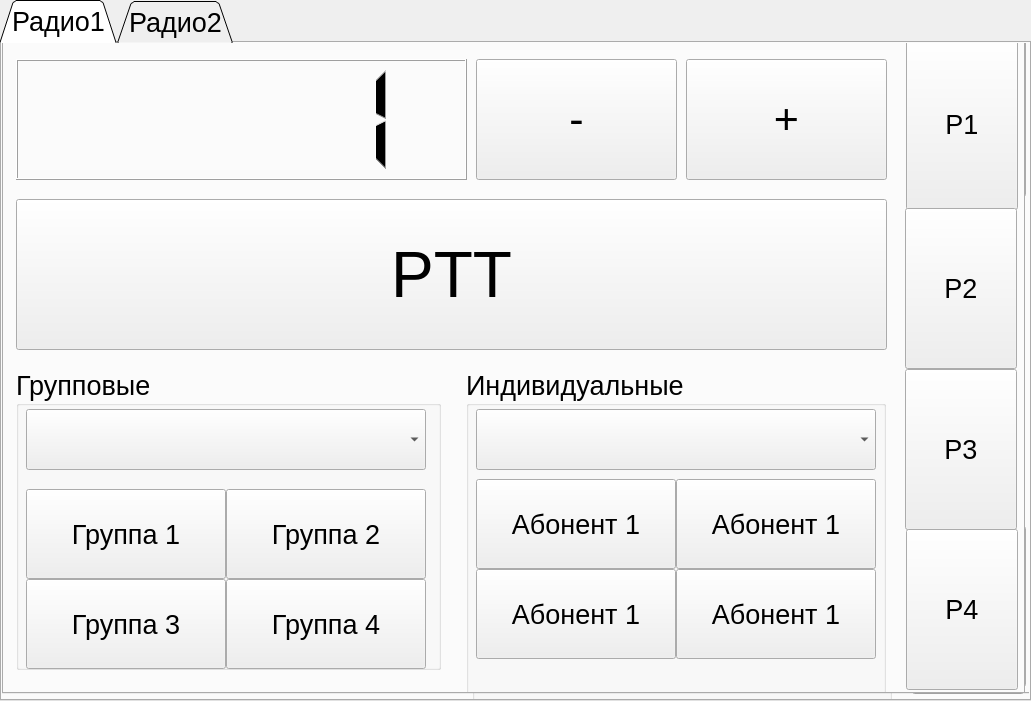
     <widget class="QTabWidget" name="tabWidget_2">
      <property name="geometry">
       <rect>
        <x>0</x>
        <y>-40</y>
        <width>1031</width>
        <height>701</height>
       </rect>
      </property>
      <property name="font">
       <font>
        <pointsize>20</pointsize>
       </font>
      </property>
      <property name="tabPosition">
       <enum>QTabWidget::TabPosition::North</enum>
      </property>
      <property name="tabShape">
       <enum>QTabWidget::TabShape::Triangular</enum>
      </property>
      <property name="currentIndex">
       <number>0</number>
      </property>
      <widget class="QWidget" name="tab_3">
       <attribute name="title">
        <string>Радио1</string>
       </attribute>
       <widget class="QLCDNumber" name="lcdNumber_2">
        <property name="geometry">
         <rect>
          <x>20</x>
          <y>20</y>
          <width>451</width>
          <height>121</height>
         </rect>
        </property>
        <property name="font">
         <font>
          <pointsize>11</pointsize>
          <italic>false</italic>
          <bold>false</bold>
         </font>
        </property>
        <property name="segmentStyle">
         <enum>QLCDNumber::SegmentStyle::Filled</enum>
        </property>
        <property name="intValue" stdset="0">
         <number>1</number>
        </property>
       </widget>
       <widget class="QPushButton" name="pushButton_16">
        <property name="geometry">
         <rect>
          <x>20</x>
          <y>160</y>
          <width>871</width>
          <height>151</height>
         </rect>
        </property>
        <property name="font">
         <font>
          <pointsize>48</pointsize>
         </font>
        </property>
        <property name="text">
         <string>PTT</string>
        </property>
       </widget>
       <widget class="QPushButton" name="pushButton_17">
        <property name="geometry">
         <rect>
          <x>480</x>
          <y>20</y>
          <width>201</width>
          <height>121</height>
         </rect>
        </property>
        <property name="font">
         <font>
          <pointsize>32</pointsize>
         </font>
        </property>
        <property name="text">
         <string>-</string>
        </property>
       </widget>
       <widget class="QPushButton" name="pushButton_18">
        <property name="geometry">
         <rect>
          <x>690</x>
          <y>20</y>
          <width>201</width>
          <height>121</height>
         </rect>
        </property>
        <property name="font">
         <font>
          <pointsize>32</pointsize>
         </font>
        </property>
        <property name="text">
         <string>+</string>
        </property>
       </widget>
       <widget class="QPushButton" name="pushButton_19">
        <property name="geometry">
         <rect>
          <x>910</x>
          <y>0</y>
          <width>112</width>
          <height>161</height>
         </rect>
        </property>
        <property name="text">
         <string>P1</string>
        </property>
       </widget>
       <widget class="QPushButton" name="pushButton_20">
        <property name="geometry">
         <rect>
          <x>909</x>
          <y>159</y>
          <width>112</width>
          <height>171</height>
         </rect>
        </property>
        <property name="text">
         <string>P2</string>
        </property>
       </widget>
       <widget class="QPushButton" name="pushButton_21">
        <property name="geometry">
         <rect>
          <x>909</x>
          <y>330</y>
          <width>112</width>
          <height>161</height>
         </rect>
        </property>
        <property name="text">
         <string>P3</string>
        </property>
       </widget>
       <widget class="QPushButton" name="pushButton_22">
        <property name="geometry">
         <rect>
          <x>910</x>
          <y>490</y>
          <width>112</width>
          <height>161</height>
         </rect>
        </property>
        <property name="text">
         <string>P4</string>
        </property>
       </widget>
       <widget class="QGroupBox" name="groupBox_3">
        <property name="geometry">
         <rect>
          <x>20</x>
          <y>330</y>
          <width>425</width>
          <height>301</height>
         </rect>
        </property>
        <property name="title">
         <string>Групповые </string>
        </property>
        <widget class="QComboBox" name="comboBox_3">
         <property name="geometry">
          <rect>
           <x>10</x>
           <y>40</y>
           <width>400</width>
           <height>61</height>
          </rect>
         </property>
        </widget>
        <widget class="QPushButton" name="pushButton_23">
         <property name="geometry">
          <rect>
           <x>10</x>
           <y>120</y>
           <width>200</width>
           <height>90</height>
          </rect>
         </property>
         <property name="text">
          <string>Группа 1</string>
         </property>
        </widget>
        <widget class="QPushButton" name="pushButton_24">
         <property name="geometry">
          <rect>
           <x>210</x>
           <y>120</y>
           <width>200</width>
           <height>90</height>
          </rect>
         </property>
         <property name="text">
          <string>Группа 2</string>
         </property>
        </widget>
        <widget class="QPushButton" name="pushButton_25">
         <property name="geometry">
          <rect>
           <x>10</x>
           <y>210</y>
           <width>200</width>
           <height>90</height>
          </rect>
         </property>
         <property name="text">
          <string>Группа 3</string>
         </property>
        </widget>
        <widget class="QPushButton" name="pushButton_26">
         <property name="geometry">
          <rect>
           <x>210</x>
           <y>210</y>
           <width>200</width>
           <height>90</height>
          </rect>
         </property>
         <property name="text">
          <string>Группа 4</string>
         </property>
        </widget>
       </widget>
       <widget class="QGroupBox" name="groupBox_4">
        <property name="geometry">
         <rect>
          <x>470</x>
          <y>330</y>
          <width>420</width>
          <height>330</height>
         </rect>
        </property>
        <property name="title">
         <string>Индивидуальные</string>
        </property>
        <widget class="QComboBox" name="comboBox_4">
         <property name="geometry">
          <rect>
           <x>10</x>
           <y>40</y>
           <width>400</width>
           <height>61</height>
          </rect>
         </property>
        </widget>
        <widget class="QPushButton" name="pushButton_27">
         <property name="geometry">
          <rect>
           <x>10</x>
           <y>110</y>
           <width>200</width>
           <height>90</height>
          </rect>
         </property>
         <property name="text">
          <string>Абонент 1</string>
         </property>
        </widget>
        <widget class="QPushButton" name="pushButton_28">
         <property name="geometry">
          <rect>
           <x>210</x>
           <y>110</y>
           <width>200</width>
           <height>90</height>
          </rect>
         </property>
         <property name="text">
          <string>Абонент 1</string>
         </property>
        </widget>
        <widget class="QPushButton" name="pushButton_29">
         <property name="geometry">
          <rect>
           <x>210</x>
           <y>200</y>
           <width>200</width>
           <height>90</height>
          </rect>
         </property>
         <property name="text">
          <string>Абонент 1</string>
         </property>
        </widget>
        <widget class="QPushButton" name="pushButton_30">
         <property name="geometry">
          <rect>
           <x>10</x>
           <y>200</y>
           <width>200</width>
           <height>90</height>
          </rect>
         </property>
         <property name="text">
          <string>Абонент 1</string>
         </property>
        </widget>
       </widget>
       <widget class="QTabWidget" name="tabWidget_3">
        <property name="geometry">
         <rect>
          <x>0</x>
          <y>-50</y>
          <width>1031</width>
          <height>701</height>
         </rect>
        </property>
        <property name="font">
         <font>
          <pointsize>20</pointsize>
         </font>
        </property>
        <property name="tabPosition">
         <enum>QTabWidget::TabPosition::North</enum>
        </property>
        <property name="tabShape">
         <enum>QTabWidget::TabShape::Triangular</enum>
        </property>
        <property name="currentIndex">
         <number>0</number>
        </property>
        <widget class="QWidget" name="tab_17">
         <attribute name="title">
          <string>Радио1</string>
         </attribute>
         <widget class="QLCDNumber" name="lcdNumber_11">
          <property name="geometry">
           <rect>
            <x>20</x>
            <y>20</y>
            <width>451</width>
            <height>121</height>
           </rect>
          </property>
          <property name="font">
           <font>
            <pointsize>11</pointsize>
            <italic>false</italic>
            <bold>false</bold>
           </font>
          </property>
          <property name="segmentStyle">
           <enum>QLCDNumber::SegmentStyle::Filled</enum>
          </property>
          <property name="intValue" stdset="0">
           <number>1</number>
          </property>
         </widget>
         <widget class="QPushButton" name="pushButton_124">
          <property name="geometry">
           <rect>
            <x>20</x>
            <y>160</y>
            <width>871</width>
            <height>151</height>
           </rect>
          </property>
          <property name="font">
           <font>
            <pointsize>48</pointsize>
           </font>
          </property>
          <property name="text">
           <string>PTT</string>
          </property>
         </widget>
         <widget class="QPushButton" name="pushButton_125">
          <property name="geometry">
           <rect>
            <x>480</x>
            <y>20</y>
            <width>201</width>
            <height>121</height>
           </rect>
          </property>
          <property name="font">
           <font>
            <pointsize>32</pointsize>
           </font>
          </property>
          <property name="text">
           <string>-</string>
          </property>
         </widget>
         <widget class="QPushButton" name="pushButton_126">
          <property name="geometry">
           <rect>
            <x>690</x>
            <y>20</y>
            <width>201</width>
            <height>121</height>
           </rect>
          </property>
          <property name="font">
           <font>
            <pointsize>32</pointsize>
           </font>
          </property>
          <property name="text">
           <string>+</string>
          </property>
         </widget>
         <widget class="QPushButton" name="pushButton_127">
          <property name="geometry">
           <rect>
            <x>910</x>
            <y>0</y>
            <width>112</width>
            <height>161</height>
           </rect>
          </property>
          <property name="text">
           <string>P1</string>
          </property>
         </widget>
         <widget class="QPushButton" name="pushButton_128">
          <property name="geometry">
           <rect>
            <x>909</x>
            <y>159</y>
            <width>112</width>
            <height>171</height>
           </rect>
          </property>
          <property name="text">
           <string>P2</string>
          </property>
         </widget>
         <widget class="QPushButton" name="pushButton_129">
          <property name="geometry">
           <rect>
            <x>909</x>
            <y>330</y>
            <width>112</width>
            <height>161</height>
           </rect>
          </property>
          <property name="text">
           <string>P3</string>
          </property>
         </widget>
         <widget class="QPushButton" name="pushButton_130">
          <property name="geometry">
           <rect>
            <x>910</x>
            <y>490</y>
            <width>112</width>
            <height>161</height>
           </rect>
          </property>
          <property name="text">
           <string>P4</string>
          </property>
         </widget>
         <widget class="QGroupBox" name="groupBox_17">
          <property name="geometry">
           <rect>
            <x>20</x>
            <y>330</y>
            <width>425</width>
            <height>301</height>
           </rect>
          </property>
          <property name="title">
           <string>Групповые </string>
          </property>
          <widget class="QComboBox" name="comboBox_17">
           <property name="geometry">
            <rect>
             <x>10</x>
             <y>40</y>
             <width>400</width>
             <height>61</height>
            </rect>
           </property>
          </widget>
          <widget class="QPushButton" name="pushButton_131">
           <property name="geometry">
            <rect>
             <x>10</x>
             <y>120</y>
             <width>200</width>
             <height>90</height>
            </rect>
           </property>
           <property name="text">
            <string>Группа 1</string>
           </property>
          </widget>
          <widget class="QPushButton" name="pushButton_132">
           <property name="geometry">
            <rect>
             <x>210</x>
             <y>120</y>
             <width>200</width>
             <height>90</height>
            </rect>
           </property>
           <property name="text">
            <string>Группа 2</string>
           </property>
          </widget>
          <widget class="QPushButton" name="pushButton_133">
           <property name="geometry">
            <rect>
             <x>10</x>
             <y>210</y>
             <width>200</width>
             <height>90</height>
            </rect>
           </property>
           <property name="text">
            <string>Группа 3</string>
           </property>
          </widget>
          <widget class="QPushButton" name="pushButton_134">
           <property name="geometry">
            <rect>
             <x>210</x>
             <y>210</y>
             <width>200</width>
             <height>90</height>
            </rect>
           </property>
           <property name="text">
            <string>Группа 4</string>
           </property>
          </widget>
         </widget>
         <widget class="QGroupBox" name="groupBox_18">
          <property name="geometry">
           <rect>
            <x>470</x>
            <y>330</y>
            <width>420</width>
            <height>330</height>
           </rect>
          </property>
          <property name="title">
           <string>Индивидуальные</string>
          </property>
          <widget class="QComboBox" name="comboBox_18">
           <property name="geometry">
            <rect>
             <x>10</x>
             <y>40</y>
             <width>400</width>
             <height>61</height>
            </rect>
           </property>
          </widget>
          <widget class="QPushButton" name="pushButton_135">
           <property name="geometry">
            <rect>
             <x>10</x>
             <y>110</y>
             <width>200</width>
             <height>90</height>
            </rect>
           </property>
           <property name="text">
            <string>Абонент 1</string>
           </property>
          </widget>
          <widget class="QPushButton" name="pushButton_136">
           <property name="geometry">
            <rect>
             <x>210</x>
             <y>110</y>
             <width>200</width>
             <height>90</height>
            </rect>
           </property>
           <property name="text">
            <string>Абонент 1</string>
           </property>
          </widget>
          <widget class="QPushButton" name="pushButton_137">
           <property name="geometry">
            <rect>
             <x>210</x>
             <y>200</y>
             <width>200</width>
             <height>90</height>
            </rect>
           </property>
           <property name="text">
            <string>Абонент 1</string>
           </property>
          </widget>
          <widget class="QPushButton" name="pushButton_138">
           <property name="geometry">
            <rect>
             <x>10</x>
             <y>200</y>
             <width>200</width>
             <height>90</height>
            </rect>
           </property>
           <property name="text">
            <string>Абонент 1</string>
           </property>
          </widget>
         </widget>
         <widget class="QTabWidget" name="tabWidget_7">
          <property name="geometry">
           <rect>
            <x>-10</x>
            <y>-40</y>
            <width>1031</width>
            <height>701</height>
           </rect>
          </property>
          <property name="font">
           <font>
            <pointsize>20</pointsize>
           </font>
          </property>
          <property name="tabPosition">
           <enum>QTabWidget::TabPosition::North</enum>
          </property>
          <property name="tabShape">
           <enum>QTabWidget::TabShape::Triangular</enum>
          </property>
          <property name="currentIndex">
           <number>0</number>
          </property>
          <widget class="QWidget" name="tab_18">
           <attribute name="title">
            <string>Радио1</string>
           </attribute>
           <widget class="QLCDNumber" name="lcdNumber_Chan">
            <property name="geometry">
             <rect>
              <x>20</x>
              <y>20</y>
              <width>451</width>
              <height>121</height>
             </rect>
            </property>
            <property name="font">
             <font>
              <pointsize>11</pointsize>
              <italic>false</italic>
              <bold>false</bold>
             </font>
            </property>
            <property name="segmentStyle">
             <enum>QLCDNumber::SegmentStyle::Filled</enum>
            </property>
            <property name="intValue" stdset="0">
             <number>1</number>
            </property>
           </widget>
           <widget class="QPushButton" name="pushButton_ptt">
            <property name="geometry">
             <rect>
              <x>20</x>
              <y>160</y>
              <width>871</width>
              <height>151</height>
             </rect>
            </property>
            <property name="font">
             <font>
              <pointsize>48</pointsize>
             </font>
            </property>
            <property name="text">
             <string>PTT</string>
            </property>
           </widget>
           <widget class="QPushButton" name="pushButton_ChDwn">
            <property name="geometry">
             <rect>
              <x>480</x>
              <y>20</y>
              <width>201</width>
              <height>121</height>
             </rect>
            </property>
            <property name="font">
             <font>
              <pointsize>32</pointsize>
             </font>
            </property>
            <property name="text">
             <string>-</string>
            </property>
           </widget>
           <widget class="QPushButton" name="pushButton_ChUp">
            <property name="geometry">
             <rect>
              <x>690</x>
              <y>20</y>
              <width>201</width>
              <height>121</height>
             </rect>
            </property>
            <property name="font">
             <font>
              <pointsize>32</pointsize>
             </font>
            </property>
            <property name="text">
             <string>+</string>
            </property>
           </widget>
           <widget class="QPushButton" name="pushButton_142">
            <property name="geometry">
             <rect>
              <x>910</x>
              <y>0</y>
              <width>112</width>
              <height>171</height>
             </rect>
            </property>
            <property name="text">
             <string>P1</string>
            </property>
           </widget>
           <widget class="QPushButton" name="pushButton_143">
            <property name="geometry">
             <rect>
              <x>909</x>
              <y>169</y>
              <width>112</width>
              <height>161</height>
             </rect>
            </property>
            <property name="text">
             <string>P2</string>
            </property>
           </widget>
           <widget class="QPushButton" name="pushButton_144">
            <property name="geometry">
             <rect>
              <x>909</x>
              <y>330</y>
              <width>112</width>
              <height>161</height>
             </rect>
            </property>
            <property name="text">
             <string>P3</string>
            </property>
           </widget>
           <widget class="QPushButton" name="pushButton_145">
            <property name="geometry">
             <rect>
              <x>910</x>
              <y>490</y>
              <width>112</width>
              <height>161</height>
             </rect>
            </property>
            <property name="text">
             <string>P4</string>
            </property>
           </widget>
           <widget class="QGroupBox" name="groupBox_19">
            <property name="geometry">
             <rect>
              <x>20</x>
              <y>330</y>
              <width>425</width>
              <height>301</height>
             </rect>
            </property>
            <property name="title">
             <string>Групповые </string>
            </property>
            <widget class="QComboBox" name="comboBox_19">
             <property name="geometry">
              <rect>
               <x>10</x>
               <y>40</y>
               <width>400</width>
               <height>61</height>
              </rect>
             </property>
            </widget>
            <widget class="QPushButton" name="pushButton_146">
             <property name="geometry">
              <rect>
               <x>10</x>
               <y>120</y>
               <width>200</width>
               <height>90</height>
              </rect>
             </property>
             <property name="text">
              <string>Группа 1</string>
             </property>
            </widget>
            <widget class="QPushButton" name="pushButton_147">
             <property name="geometry">
              <rect>
               <x>210</x>
               <y>120</y>
               <width>200</width>
               <height>90</height>
              </rect>
             </property>
             <property name="text">
              <string>Группа 2</string>
             </property>
            </widget>
            <widget class="QPushButton" name="pushButton_148">
             <property name="geometry">
              <rect>
               <x>10</x>
               <y>210</y>
               <width>200</width>
               <height>90</height>
              </rect>
             </property>
             <property name="text">
              <string>Группа 3</string>
             </property>
            </widget>
            <widget class="QPushButton" name="pushButton_149">
             <property name="geometry">
              <rect>
               <x>210</x>
               <y>210</y>
               <width>200</width>
               <height>90</height>
              </rect>
             </property>
             <property name="text">
              <string>Группа 4</string>
             </property>
            </widget>
           </widget>
           <widget class="QGroupBox" name="groupBox_20">
            <property name="geometry">
             <rect>
              <x>470</x>
              <y>330</y>
              <width>420</width>
              <height>330</height>
             </rect>
            </property>
            <property name="title">
             <string>Индивидуальные</string>
            </property>
            <widget class="QComboBox" name="comboBox_20">
             <property name="geometry">
              <rect>
               <x>10</x>
               <y>40</y>
               <width>400</width>
               <height>61</height>
              </rect>
             </property>
            </widget>
            <widget class="QPushButton" name="pushButton_150">
             <property name="geometry">
              <rect>
               <x>10</x>
               <y>110</y>
               <width>200</width>
               <height>90</height>
              </rect>
             </property>
             <property name="text">
              <string>Абонент 1</string>
             </property>
            </widget>
            <widget class="QPushButton" name="pushButton_151">
             <property name="geometry">
              <rect>
               <x>210</x>
               <y>110</y>
               <width>200</width>
               <height>90</height>
              </rect>
             </property>
             <property name="text">
              <string>Абонент 1</string>
             </property>
            </widget>
            <widget class="QPushButton" name="pushButton_152">
             <property name="geometry">
              <rect>
               <x>210</x>
               <y>200</y>
               <width>200</width>
               <height>90</height>
              </rect>
             </property>
             <property name="text">
              <string>Абонент 1</string>
             </property>
            </widget>
            <widget class="QPushButton" name="pushButton_153">
             <property name="geometry">
              <rect>
               <x>10</x>
               <y>200</y>
               <width>200</width>
               <height>90</height>
              </rect>
             </property>
             <property name="text">
              <string>Абонент 1</string>
             </property>
            </widget>
           </widget>
          </widget>
          <widget class="QWidget" name="tab_19">
           <attribute name="title">
            <string>Радио2</string>
           </attribute>
          </widget>
         </widget>
        </widget>
        <widget class="QWidget" name="tab_20">
         <attribute name="title">
          <string>Радио2</string>
         </attribute>
         <widget class="QLCDNumber" name="lcdNumber_13">
          <property name="geometry">
           <rect>
            <x>20</x>
            <y>10</y>
            <width>451</width>
            <height>121</height>
           </rect>
          </property>
          <property name="font">
           <font>
            <pointsize>11</pointsize>
            <italic>false</italic>
            <bold>false</bold>
           </font>
          </property>
          <property name="segmentStyle">
           <enum>QLCDNumber::SegmentStyle::Filled</enum>
          </property>
          <property name="intValue" stdset="0">
           <number>1</number>
          </property>
         </widget>
         <widget class="QPushButton" name="pushButton_154">
          <property name="geometry">
           <rect>
            <x>480</x>
            <y>10</y>
            <width>201</width>
            <height>121</height>
           </rect>
          </property>
          <property name="font">
           <font>
            <pointsize>32</pointsize>
           </font>
          </property>
          <property name="text">
           <string>-</string>
          </property>
         </widget>
         <widget class="QPushButton" name="pushButton_155">
          <property name="geometry">
           <rect>
            <x>690</x>
            <y>10</y>
            <width>201</width>
            <height>121</height>
           </rect>
          </property>
          <property name="font">
           <font>
            <pointsize>32</pointsize>
           </font>
          </property>
          <property name="text">
           <string>+</string>
          </property>
         </widget>
         <widget class="QPushButton" name="pushButton_156">
          <property name="geometry">
           <rect>
            <x>20</x>
            <y>150</y>
            <width>871</width>
            <height>151</height>
           </rect>
          </property>
          <property name="font">
           <font>
            <pointsize>48</pointsize>
           </font>
          </property>
          <property name="text">
           <string>PTT</string>
          </property>
         </widget>
        </widget>
       </widget>
      </widget>
      <widget class="QWidget" name="tab_4">
       <attribute name="title">
        <string>Радио2</string>
       </attribute>
      </widget>
     </widget>
